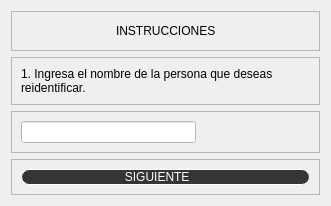
                            <widget class="QWidget" name="pagina_paso_uno">
                             <property name="styleSheet">
                              <string notr="true">QLineEdit{
font:12pt &quot;Franklin Gothic Book&quot;;
}
QPushButton:hover{
background-color: #6c757d;
}</string>
                             </property>
                             <layout class="QVBoxLayout" name="verticalLayout_23">
                              <item>
                               <widget class="QFrame" name="frame_56">
                                <property name="frameShape">
                                 <enum>QFrame::StyledPanel</enum>
                                </property>
                                <property name="frameShadow">
                                 <enum>QFrame::Raised</enum>
                                </property>
                                <layout class="QHBoxLayout" name="horizontalLayout_15">
                                 <item>
                                  <spacer name="horizontalSpacer_10">
                                   <property name="orientation">
                                    <enum>Qt::Horizontal</enum>
                                   </property>
                                   <property name="sizeHint" stdset="0">
                                    <size>
                                     <width>95</width>
                                     <height>20</height>
                                    </size>
                                   </property>
                                  </spacer>
                                 </item>
                                 <item>
                                  <widget class="QLabel" name="label_12">
                                   <property name="text">
                                    <string>INSTRUCCIONES</string>
                                   </property>
                                  </widget>
                                 </item>
                                 <item>
                                  <spacer name="horizontalSpacer_11">
                                   <property name="orientation">
                                    <enum>Qt::Horizontal</enum>
                                   </property>
                                   <property name="sizeHint" stdset="0">
                                    <size>
                                     <width>94</width>
                                     <height>20</height>
                                    </size>
                                   </property>
                                  </spacer>
                                 </item>
                                </layout>
                               </widget>
                              </item>
                              <item>
                               <widget class="QFrame" name="frame_57">
                                <property name="frameShape">
                                 <enum>QFrame::StyledPanel</enum>
                                </property>
                                <property name="frameShadow">
                                 <enum>QFrame::Raised</enum>
                                </property>
                                <layout class="QHBoxLayout" name="horizontalLayout_16">
                                 <item>
                                  <widget class="QLabel" name="label_13">
                                   <property name="text">
                                    <string>1. Ingresa el nombre de la persona que deseas reidentificar.</string>
                                   </property>
                                   <property name="wordWrap">
                                    <bool>true</bool>
                                   </property>
                                  </widget>
                                 </item>
                                </layout>
                               </widget>
                              </item>
                              <item>
                               <widget class="QFrame" name="frame_58">
                                <property name="maximumSize">
                                 <size>
                                  <width>16777215</width>
                                  <height>16777215</height>
                                 </size>
                                </property>
                                <property name="frameShape">
                                 <enum>QFrame::StyledPanel</enum>
                                </property>
                                <property name="frameShadow">
                                 <enum>QFrame::Raised</enum>
                                </property>
                                <layout class="QHBoxLayout" name="horizontalLayout_17">
                                 <item>
                                  <widget class="QLineEdit" name="lineEdit">
                                   <property name="maximumSize">
                                    <size>
                                     <width>175</width>
                                     <height>40</height>
                                    </size>
                                   </property>
                                   <property name="styleSheet">
                                    <string notr="true">background-color: rgb(255, 255, 255);</string>
                                   </property>
                                   <property name="inputMask">
                                    <string/>
                                   </property>
                                   <property name="maxLength">
                                    <number>10</number>
                                   </property>
                                  </widget>
                                 </item>
                                 <item>
                                  <widget class="QLabel" name="label_paso_uno">
                                   <property name="styleSheet">
                                    <string notr="true">font: italic 12pt &quot;Franklin Gothic Book&quot;;
color: rgb(255, 0, 0);</string>
                                   </property>
                                   <property name="text">
                                    <string/>
                                   </property>
                                   <property name="wordWrap">
                                    <bool>true</bool>
                                   </property>
                                  </widget>
                                 </item>
                                </layout>
                               </widget>
                              </item>
                              <item>
                               <widget class="QFrame" name="frame_59">
                                <property name="styleSheet">
                                 <string notr="true">QPushButton{
font: 10pt &quot;Franklin Gothic Book&quot;;
background-color: #353535;
color: white;
border-radius:8px;
border: 1px solid white;
}
QPushButton:hover{
background-color: #6c757d;
}</string>
                                </property>
                                <property name="frameShape">
                                 <enum>QFrame::StyledPanel</enum>
                                </property>
                                <property name="frameShadow">
                                 <enum>QFrame::Raised</enum>
                                </property>
                                <layout class="QHBoxLayout" name="horizontalLayout_18">
                                 <item>
                                  <widget class="QPushButton" name="bt_next_one">
                                   <property name="layoutDirection">
                                    <enum>Qt::RightToLeft</enum>
                                   </property>
                                   <property name="text">
                                    <string>SIGUIENTE     </string>
                                   </property>
                                   <property name="icon">
                                    <iconset>
                                     <normaloff>imagenes/icons8-siguiente-64.png</normaloff>imagenes/icons8-siguiente-64.png</iconset>
                                   </property>
                                   <property name="iconSize">
                                    <size>
                                     <width>38</width>
                                     <height>38</height>
                                    </size>
                                   </property>
                                  </widget>
                                 </item>
                                </layout>
                               </widget>
                              </item>
                             </layout>
                            </widget>
